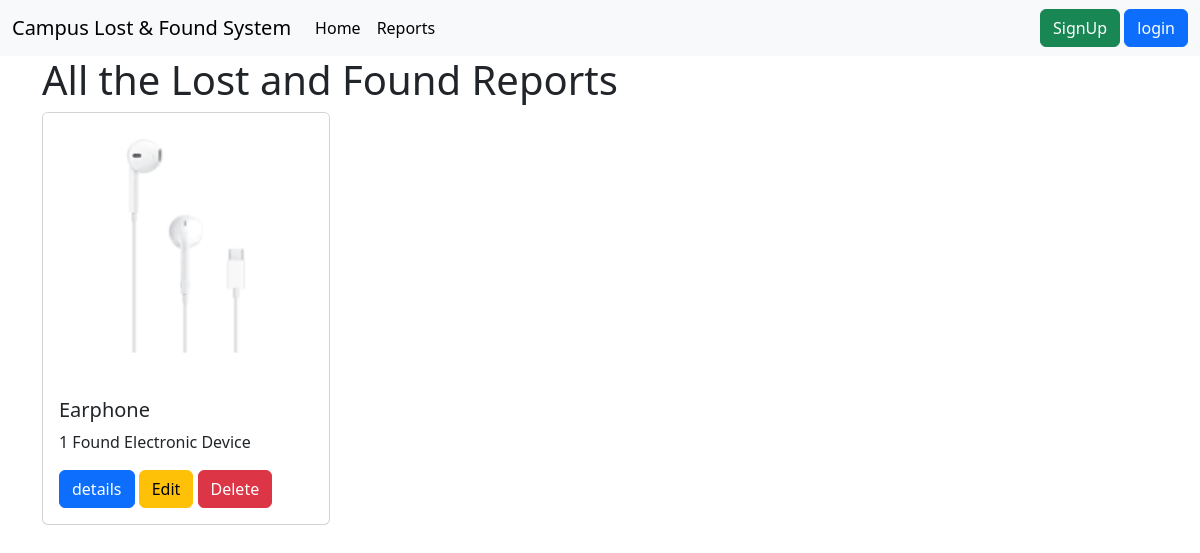
The page /reports/ on the database its author committed.
### lost_found/models.py (models this page shows)
class Report(models.Model):
    CHOOSE_TYPE = (
        ('Lost', 'L'),
        ('Found', 'F'),
    )
    item_name = models.CharField(max_length=100)
    type = models.CharField(max_length=5, choices=CHOOSE_TYPE)
    category = models.CharField(max_length=100)
    description = models.TextField()
    location = models.CharField(max_length=100)
    date = models.DateTimeField(auto_now_add=True)
    contact_info = models.CharField(max_length=100)
    image = models.ImageField(upload_to='lost_found/image')

### lost_found/views.py (the view)
# urls.py: path('reports/', ReportListView.as_view(), name='report-list'),
class ReportListView(ListView):
    model = Report
    context_object_name = 'reports'
    template_name = 'lost_found/reports.html'

### lost_found/templates/lost_found/reports.html (shortened to what this page needs)
{% extends "base.html" %}
{% block content %}
<h1 class="container">All the Lost and Found Reports</h1>
<div class="d-flex flex-wrap justify-content-between mb-5 container">
    {% for report in reports %}
    <div class="card" style="width: 18rem;">
        <img src="{{report.image.url}}" class="card-img-top" alt="...">
        <div class="card-body">
            <h5 class="card-title">{{report.item_name}}</h5>
            <p class="card-text">
                <span>{{report.id}}</span>
                <span>{{report.type}}</span>
                <span>{{report.category}}</span>
            </p>
            <a href="{% url 'report-detail' id=report.id %}" class="btn btn-primary">details</a>
            <a href="{% url 'report-update' id=report.id %}" class="btn btn-warning">Edit</a>
            <a href="{% url 'report-delete' id=report.id %}" class="btn btn-danger">Delete</a>
        </div>
    </div>
    {% endfor %}
</div>
{% endblock %}

### rows shown on the page
Report: image (picture), item_name "Earphone", id "1", type "Found", category "Electronic Device"
